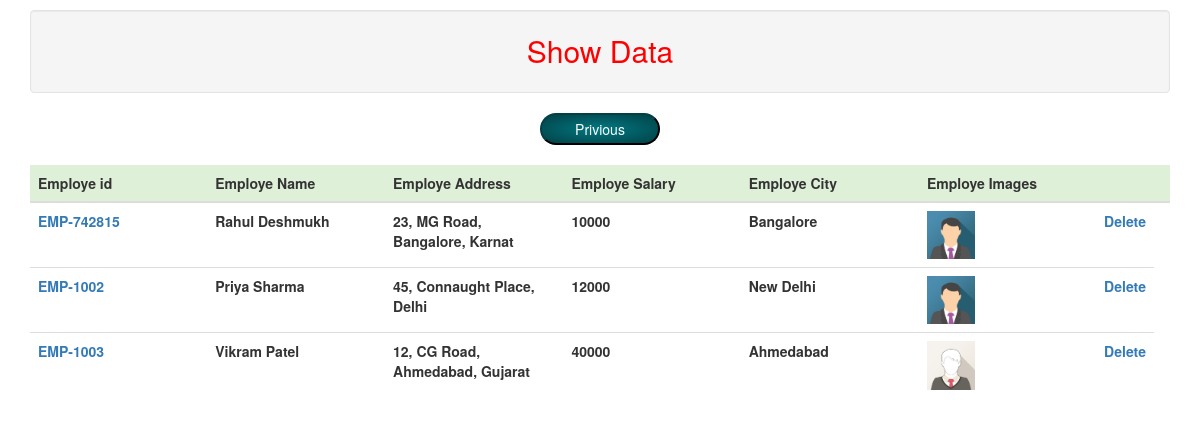
Before: /showall/ with the older database file.
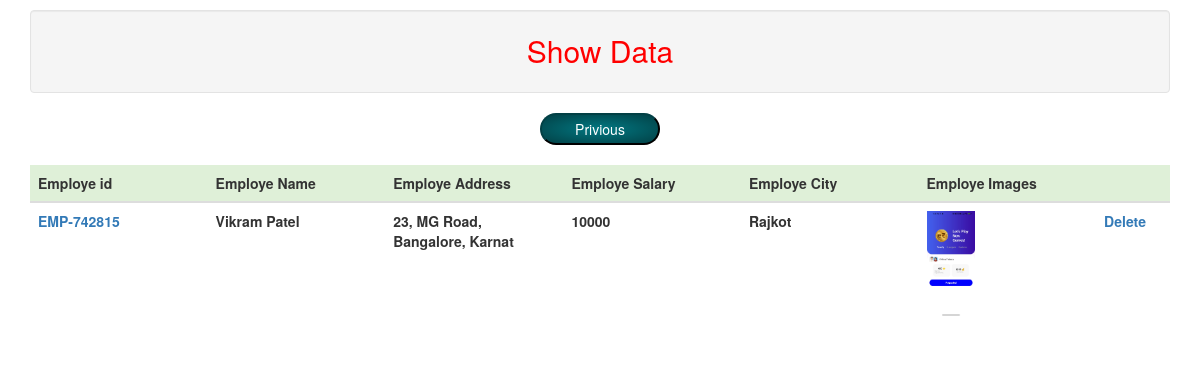
After: the same page with the newer database file.
### db/models.py (models this page shows)
class Employee(models.Model):
    eid = models.CharField(max_length=30)
    ename = models.CharField(max_length=30)
    eadd = models.CharField(max_length=30)
    esal = models.IntegerField()
    ecity = models.CharField(max_length=30)
    eimg=models.FileField(upload_to='upload/', max_length=250, null=True, default=None)

### QR_Employee_Scanner/views.py (the view)
# urls.py: path("showall/",views.showall, name="showall"),
def showall(request):
	showdata = Employee.objects.all()
	display={
	'showdata':showdata
	}
	return render(request,"showall.html",display)

### Templates/showall.html (shortened to what this page needs)
<!DOCTYPE html>
<html>
<head>
    <link rel="stylesheet" href="https://maxcdn.bootstrapcdn.com/bootstrap/3.4.1/css/bootstrap.min.css">
</head>
<body>
    <div class="container">
        <div class="well" style="margin-top: 10px; color: red; font-size: 30px;">
            <center>Show Data</center>
        </div>
    </div>
    <center>
        <button id="btn1"><a style="display: inline-block; text-decoration: none; color: white;"
                href="{% url 'insert' %}">Privious</a></button>
    </center><br>
    <div class="container">
        <table class="table table-hover">
            <thead>
                <tr class="success">
                    <th>Employe id</th>
                    <th>Employe Name</th>
                    <th>Employe Address</th>
                    <th>Employe Salary</th>
                    <th>Employe City</th>
                    <th>Employe Images</th>
                    <th></th>
                    <th> </th>
                </tr>
            </thead>
            <tbody>
                {% for x in showdata %}
                <form>
                    <tr>
                        <th width="16%"> <a href="/profile/{{ x.eid }}">{{ x.eid }}</a></th>
                        <th width="16%"> {{ x.ename }} </th>
                        <th width="16%"> {{ x.eadd }} </th>
                        <th width="16%"> {{ x.esal }} </th>
                        <th width="16%"> {{ x.ecity }} </th>
                        <th width="16%"> <img src="{{ x.eimg.url }}" style="width:30%;"></th>
                        <th width="16%"> <a href="/delete/{{ x.eid }}" onclick="return confirms()">Delete</a></th>
                    </tr>
                </form>
                {% endfor %}
            </tbody>
        </table>
    </div>
</body>
</html>

### Templates/showall.html (style rules this page uses)
#btn1 { background-image: radial-gradient(#027882, #024045); color: white; border-color: #024045; border-radius: 30px; width: 120px; height: 32px; }

Changed rows visible on the page:
removed Employee: eid "EMP-1002", ename "Priya Sharma", eadd "45, Connaught Place, Delhi", esal "12000", ecity "New Delhi", eimg (picture)
removed Employee: eid "EMP-1003", ename "Vikram Patel", eadd "12, CG Road, Ahmedabad, Gujarat", esal "40000", ecity "Ahmedabad", eimg (picture)
changed Employee "EMP-742815": ename "Rahul Deshmukh" → "Vikram Patel"; ecity "Bangalore" → "Rajkot"; eimg: picture added in place of a placeholder
